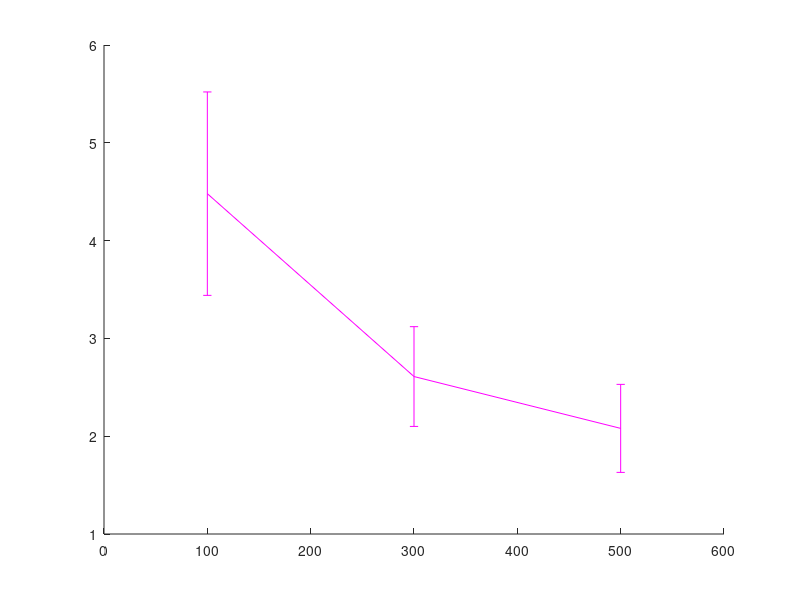

This figure's MATLAB source: (Note: this script raises an error after producing the figure.)
axisN=10*[10 30 50];

svl=[ 4.48 2.61 2.08];
cov1=[1.04 0.51 0.45 ];
sv2=[3.20 2.53 1.97];
cov2=[0.38 0.56 0.27];
sv3=[3.18 2.27 1.89];
cov6=[0.23 0.09 0.06];
svm_2k=[2.96 2.11 1.98];
cov4=[0.26 0.12 0.12];
mvmed=[2.68 2.01 1.77];
cov3=[0.22 0.06 0.08];


clf
errorbar(axisN,svl,cov1,'m-','LineWidth',1.5);
hold on
errorbar(axisN,sv2,cov2,'b-v','LineWidth',1.5);
hold on
errorbar(axisN,sv3,cov6, 'g-<','LineWidth',1.5);
hold on
errorbar(axisN,svm_2k,cov4,'k-*','LineWidth',1.5) 
hold on
errorbar(axisN,mvmed,cov3,'r-o','LineWidth',1.5);
% hold on
% errorbar(axisN,medmk,cov5,'b-s');
 

h=gca;
set(h,'FontSize',16);
xlabel('Training Set Size');
ylabel('RMSE');
legend('sGPR','MTGP','COGP','VGPDS','VDM-GPDS');
print -depsc 3.eps
%%

